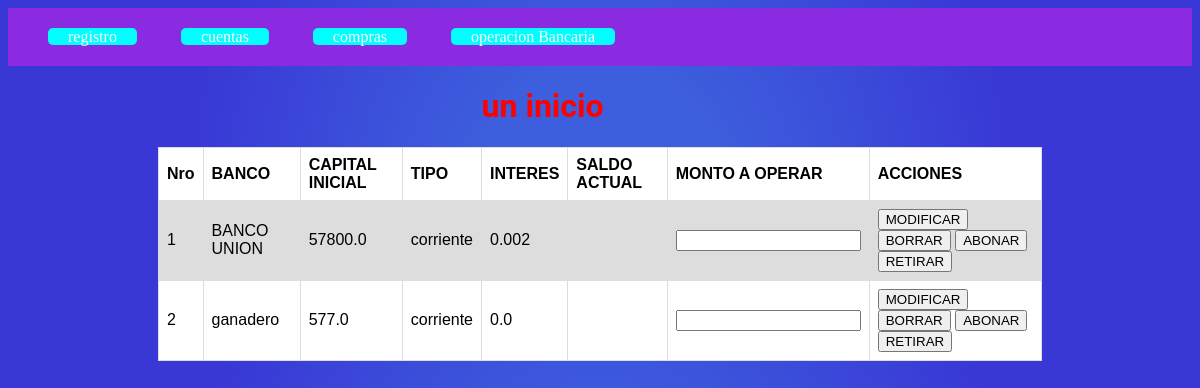
/cuentas, run on an earlier commit of the app's database.
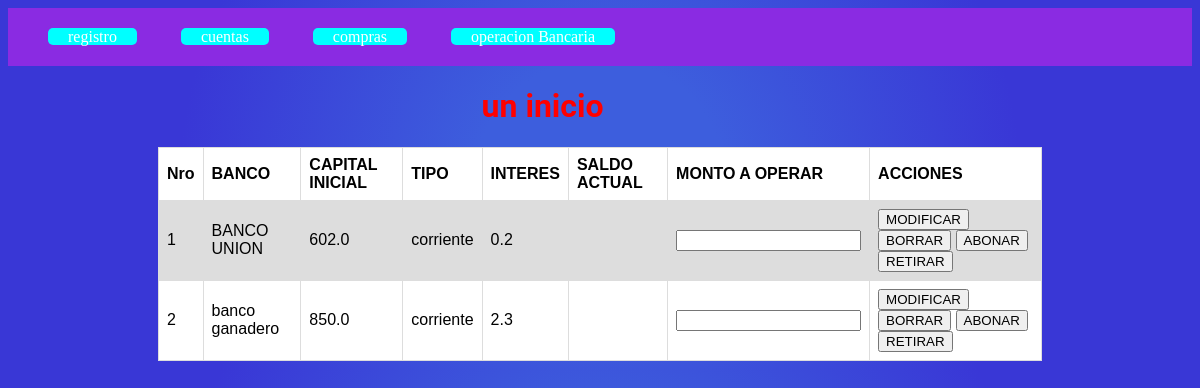
And on a later commit of the database.
### aplicaciones/CuentaBancaria/models.py (models this page shows, shortened)
class cuenta(models.Model):
    id_c=models.AutoField(primary_key=True)
    banco=models.CharField (max_length=20)
    capital=models.FloatField(max_length=6)
    fecha=models.DateField(editable=True)
    tipo=models.CharField(max_length=10,default='corriente')
    interes=models.FloatField(max_length=6,default=0.00)

### aplicaciones/CuentaBancaria/views.py (the view)
# urls.py: path('cuentas',views.listaDecuentas),
def listaDecuentas(request):
    ctafil=filtraEstadosCuenta
    return render(request,"ListaDcuentas.html",{"cuentas":ctafil})

### aplicaciones/CuentaBancaria/views.py (called while the page is built)
def filtraEstadosCuenta():
    cuentas=cuenta.objects.all()
    listcuentas=[]
    for ct in cuentas:
        totalr=totalretiros(ct.id_c)
        totala=totalabonos(ct.id_c)
        ct.capital=ct.capital+totala-totalr
        listcuentas.append(ct)
    return listcuentas

def totalretiros(id):
    saldo=transaccion.objects.filter(id_c=id)
    totalRetiros=0
    if (saldo):
        for s in saldo:
            totalRetiros=s.retiro+totalRetiros
    return totalRetiros

def totalabonos(id):
    saldo=transaccion.objects.filter(id_c=id)
    total=0
    if (saldo):
        for s in saldo:
            total=s.Abono+total
    return total

### aplicaciones/CuentaBancaria/templates/ListaDcuentas.html (shortened to what this page needs)
{% extends "encabezado.html" %}
{% block contenido %}
<div class='contentabla'>
    <table>
        <tr>
            <th>Nro</th>
            <th>BANCO</th>
            <th>CAPITAL INICIAL</th>
            <th>TIPO</th>
            <th>INTERES</th>
            <th>SALDO ACTUAL</th>
            <th>MONTO A OPERAR</th>
            <th>ACCIONES</th>
        </tr>
            {% for cta in cuentas %}
            <tr>
            <td>{{forloop.counter}}</td>
            <td>{{cta.banco}}</td>
            <td>{{cta.capital}}</td>
            <td>{{cta.tipo}}</td>
            <td>{{cta.interes}}</td>
            <td></td>
            <form action="/retiro/{{cta.id_c}}" method="post"> {% csrf_token %}
            <td><input type="number" name="num"></td>
            <td>
                <input type="submit" class='btntabla' value="MODIFICAR">
                <input type="submit" class='btntabla' value="BORRAR">
                <input type="submit" class='btntabla' value="ABONAR">
                <input type="submit" class='btntabla' value="RETIRAR">
            </form>
            </tr>
            {% endfor %}
    </table>
</div>
{% endblock  %}

What changed in the data, as far as the page shows it:
changed cuenta "BANCO UNION": capital "57800.0" → "602.0"; interes "0.002" → "0.2"
changed cuenta: banco "ganadero" → "banco ganadero"; capital "577.0" → "850.0"; interes "0.0" → "2.3"
